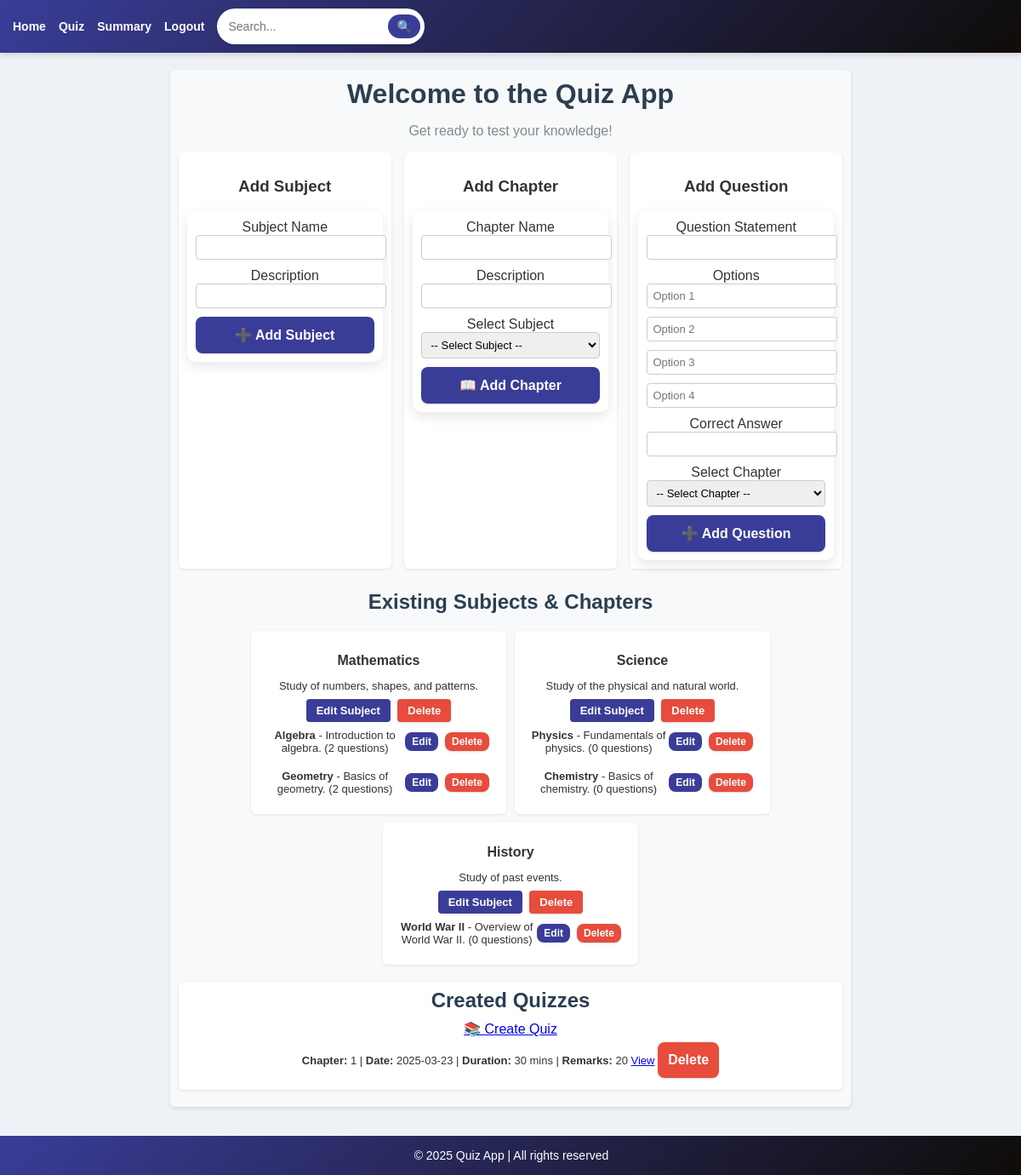
Page /admin_dashboard (signed in) on the committed database.
### models.py (models this page shows, shortened)
class Subject(db.Model):
    __tablename__ = 'subjects'
    id = db.Column(db.Integer, primary_key=True)
    subject_name = db.Column(db.String(80), unique=True, nullable=False)
    description = db.Column(db.String(255), nullable=True)
    chapters = db.relationship('Chapter', backref='subject', cascade="all, delete-orphan", lazy=True)

class Chapter(db.Model):
    __tablename__ = 'chapters'
    id = db.Column(db.Integer, primary_key=True)
    chapter_name = db.Column(db.String(80), unique=True, nullable=False)
    description = db.Column(db.String(255), nullable=True)
    subject_id = db.Column(db.Integer, db.ForeignKey('subjects.id'), nullable=False)
    quizzes = db.relationship('Quiz', back_populates='chapter', cascade="all, delete-orphan", lazy=True)
    questions = db.relationship('Question', back_populates='chapter', cascade="all, delete-orphan", lazy=True)

class Quiz(db.Model):
    __tablename__ = 'quiz'
    id = db.Column(db.Integer, primary_key=True)
    chapter_id = db.Column(db.Integer, db.ForeignKey('chapters.id'), nullable=False)
    name = db.Column(db.String(225), unique=True, nullable=False)
    date_of_quiz = db.Column(db.Date, nullable=True)
    time_duration = db.Column(db.Integer, nullable=True)
    remarks = db.Column(db.String(255), nullable=True)
    chapter = db.relationship('Chapter', back_populates='quizzes')
    scores = db.relationship('Score', backref='quiz', lazy=True)

### app.py (the view, shortened to what this page needs)
@app.route('/admin_dashboard', methods=['GET', 'POST'])
@admin_required
def admin_dashboard():
    subjects = Subject.query.all()
    chapters = Chapter.query.all()
    quizzes = Quiz.query.all()
    return render_template("admin_dashboard.html", subjects=subjects, chapters=chapters, quizzes=quizzes)

### app.py (called while the page is built)
def admin_required(f):
    @wraps(f)
    def decorated_function(*args, **kwargs):
        if "user_id" not in session or session.get('user_role') != 'admin':
            flash("Unauthorized access!", "danger")
            return redirect(url_for("login"))
        return f(*args, **kwargs)
    return decorated_function

### templates/admin_dashboard.html (shortened to what this page needs)
{% extends 'base.html' %}
{% block content %}
<div class="dashboard-container">
  <h1 class="text-center fw-bold">Welcome to the Quiz App</h1>
  <p class="text-center" style="color: #7f8c8d;">Get ready to test your knowledge!</p>
  <div class="forms-row">
    <div class="form-container">
      <h3 class="text-center">Add Subject</h3>
      <form method="POST">
        <label>Subject Name</label>
        <input type="text" name="subject_name" required>
        <label>Description</label>
        <input type="text" name="subject_description">
        <button type="submit">➕ Add Subject</button>
      </form>
    </div>
    <div class="form-container">
      <h3 class="text-center">Add Chapter</h3>
      <form method="POST">
        <label>Chapter Name</label>
        <input type="text" name="chapter_name" required>
        <label>Description</label>
        <input type="text" name="chapter_description">
        <label>Select Subject</label>
        <select name="subject_id" required>
          <option value="">-- Select Subject --</option>
        </select>
        <button type="submit">📖 Add Chapter</button>
      </form>
    </div>
    <div class="form-container">
      <h3 class="text-center">Add Question</h3>
      <form method="POST" action="{{ url_for('add_question') }}">
        <label>Question Statement</label>
        <input type="text" name="question_statement" required>
        <label>Options</label>
        <input type="text" name="option1" placeholder="Option 1" required>
        <input type="text" name="option2" placeholder="Option 2" required>
        <input type="text" name="option3" placeholder="Option 3" required>
        <input type="text" name="option4" placeholder="Option 4" required>
        <label>Correct Answer</label>
        <input type="text" name="correct_answer" required>
        <label>Select Chapter</label>
        <select name="chapter_id" required>
            <option value="">-- Select Chapter --</option>
        </select>
        <button type="submit">➕ Add Question</button>
      </form>
    </div>
  </div>
  <div class="subject-container">
    <h2 class="text-center">Existing Subjects & Chapters</h2>
    {% for subject in subjects %}
    <div class="subject-item">
      <h3 class="text-center">{{ subject.subject_name }}</h3>
      <p class="text-center text-muted">{{ subject.description }}</p>
      <div class="text-center">
        <a href="{{ url_for('edit_subject', subject_id=subject.id) }}" class="btn btn-warning"> Edit Subject</a>
        <form method="POST" action="{{ url_for('delete_subject', subject_id=subject.id) }}" class="inline-delete" style="display: inline;">
          <button type="submit" class="btn btn-danger" onclick="return confirm('Delete this subject?');">Delete</button>
        </form>
      </div>
      <div>
        {% for chapter in subject.chapters %}
          <div class="chapter-item">
            <span>
              <strong>{{ chapter.chapter_name }}</strong> - {{ chapter.description }} ({{ chapter.questions|length }} questions)
            </span>
            <div class="btn-actions">
              <a href="{{ url_for('edit_chapter', chapter_id=chapter.id) }}" class="btn btn-warning btn-sm"> Edit</a>
              <form method="POST" action="{{ url_for('delete_chapter', chapter_id=chapter.id) }}" class="inline-delete" style="display: inline;">
                <button type="submit" class="btn btn-danger btn-sm" onclick="return confirm('Delete this chapter?');">Delete</button>
              </form>
            </div>
          </div>
        {% endfor %}
      </div>
    </div>
    {% else %}
    <p class="text-center text-muted">No subjects available.</p>
    {% endfor %}
  </div>
  <div class="quiz-container" id="created-quizzes">
    <h2 class="text-center">Created Quizzes</h2>
    <div class="text-center">
      <a href="{{ url_for('create_quiz') }}" class="btn btn-primary">📚 Create Quiz</a>
    </div>
    {% if quizzes %}
    <ul>
      {% for quiz in quizzes %}
      <li>
        <strong>Chapter:</strong> {{ quiz.chapter_id }} |
        <strong>Date:</strong> {{ quiz.date_of_quiz }} |
        <strong>Duration:</strong> {{ quiz.time_duration }} mins |
        <strong>Remarks:</strong> {{ quiz.remarks }}
        <a href="{{ url_for('view_quiz', quiz_id=quiz.id) }}" class="btn btn-info">View</a>
        <form method="POST" action="{{ url_for('delete_quiz', quiz_id=quiz.id) }}" class="inline-delete" style="display: inline;">
          <button type="submit" class="btn btn-danger" onclick="return confirm('Delete this quiz?');">Delete</button>
        </form>
      </li>
      {% endfor %}
    </ul>
    {% else %}
    <p class="text-center text-muted">No quizzes available.</p>
    {% endif %}
  </div>
</div>
{% endblock %}

### templates/base.html (shortened to what this page needs)
<!DOCTYPE html>
<html lang="en">
<head>
</head>
<body>
    <nav>
        <ul>
            <li><a href="{{ url_for('index') }}">Home</a></li>
            <li><a href="{{ url_for('get_quiz') }}">Quiz</a></li>
            <li><a href="{{ url_for('summary') }}">Summary</a></li>
            <li><a href="{{ url_for('logout') }}">Logout</a></li>
            <li>
                <form action="{{ url_for('search') }}" method="GET" class="search-form">
                    <input type="text" name="query" placeholder="Search..." required>
                    <button type="submit">🔍</button>
                </form>
            </li>
        </ul>
    </nav>
    <main>
        {% block content %}
        {% endblock %}
    </main>
    <footer>
        <p>&copy; 2025 Quiz App | All rights reserved</p>
    </footer>
</body>
</html>

### templates/base.html (style rules this page uses)
form { background: white; padding: 10px; border-radius: 10px; box-shadow: 0px 5px 15px rgba(0, 0, 0, 0.1); }
input, select { border: 2px solid #3a3d98; border-radius: 10px; padding: 8px; }
button { font-size: 14px; font-weight: bold; padding: 8px 12px; }
body { font-family: 'Poppins', Arial, sans-serif; margin: 0; padding: 0; background-color: #eef1f6; color: #333; }
nav { background: linear-gradient(135deg, #3a3d98, #0f0c08); padding: 10px 15px; box-shadow: 0 4px 6px rgba(0, 0, 0, 0.1); }
nav ul { list-style: none; padding: 0; margin: 0; display: flex; align-items: center; }
nav ul li { margin-right: 15px; }
nav ul li a { color: white; text-decoration: none; font-weight: bold; font-size: 14px; transition: color 0.3s; }
.search-form { display: flex; align-items: center; background: white; border-radius: 25px; padding: 5px; box-shadow: 0 2px 4px rgba(0, 0, 0, 0.1); }
.search-form input { padding: 8px; border: none; border-radius: 25px; outline: none; width: 180px; font-size: 14px; }
.search-form button { padding: 6px 10px; background-color: #3a3d98; color: white; border: none; border-radius: 25px; cursor: pointer; font-size: 14px; transition: background 0.3s; }
main { padding: 20px; padding-bottom: 80px; text-align: center; max-width: 800px; margin: auto; }
footer { text-align: center; padding: 1px; background: linear-gradient(135deg, #3a3d98, #0f0c08); color: white; position: fixed; bottom: 0; width: 100%; font-size: 14px; }

### templates/admin_dashboard.html (style rules this page uses)
.dashboard-container { max-width: 100%; margin: auto; padding: 10px; background-color: #f8f9fa; border-radius: 6px; box-shadow: 0 2px 4px rgba(0, 0, 0, 0.1); }
h1, h2 { color: #2c3e50; margin: 0 0 10px; }
.forms-row { display: flex; gap: 10px; justify-content: space-between; flex-wrap: nowrap; margin-bottom: 15px; }
.form-container { background: #fff; padding: 10px; border-radius: 6px; box-shadow: 0 1px 3px rgba(0, 0, 0, 0.1); width: 32%; box-sizing: border-box; }
.form-container input, .form-container select { width: 100%; padding: 6px; margin-bottom: 10px; font-size: 13px; border: 1px solid #ccc; border-radius: 4px; transition: border-color 0.3s; }
.form-container button { display: block; width: 100%; padding: 0.75rem; font-size: 1rem; border: none; border-radius: 8px; cursor: pointer; background-color: #3a3d98; color: #fff; box-shadow: 0 1px 2px rgba(0, 0, 0, 0.15); transition: background 0.3s; }
.subject-item .btn-warning, .chapter-item .btn-warning { background-color: #3a3d98; color: #fff; transition: background-color 0.3s ease; }
.btn-danger { display: inline-block; padding: 0.75rem; font-size: 1rem; border: none; border-radius: 8px; cursor: pointer; background-color: #e74c3c; color: #fff; box-shadow: 0 1px 2px rgba(0, 0, 0, 0.15); transition: background 0.3s; }
.dashboard-container form.inline-delete { background: none; padding: 0; box-shadow: none; border: none; }
.subject-container { display: flex; flex-wrap: wrap; gap: 10px; justify-content: center; margin: 10px 0; padding: 10px; }
.subject-container h2 { width: 100%; text-align: center; margin-bottom: 10px; }
.subject-item { background-color: #fff; border-radius: 6px; box-shadow: 0 1px 3px rgba(0, 0, 0, 0.1); padding: 10px; width: 280px; text-align: center; }
.subject-item h3 { margin-bottom: 6px; font-size: 16px; }
.subject-item p { font-size: 13px; margin-bottom: 6px; }
.subject-item .btn { display: inline-block; padding: 6px 12px; font-size: 13px; font-weight: bold; border: none; border-radius: 4px; cursor: pointer; text-decoration: none; margin: 2px; }
.chapter-item { display: flex; justify-content: space-between; align-items: center; background: none; border-radius: 4px; padding: 6px 8px; margin-bottom: 6px; font-size: 13px; }
.btn-actions { display: flex; gap: 4px; align-items: center; }
.chapter-item .btn-sm { display: inline-block; padding: 4px 8px; font-size: 12px; font-weight: bold; border: none; border-radius: 8px; cursor: pointer; text-decoration: none; }
.quiz-container { background-color: #fff; padding: 8px 10px; margin: 10px 0; border-radius: 6px; box-shadow: 0 1px 3px rgba(0, 0, 0, 0.1); }
.quiz-container ul { list-style-type: none; padding: 0; margin: 0; }
.quiz-container li { padding: 6px 8px; border-bottom: 1px solid #e9ecef; font-size: 13px; }
.quiz-container li:last-child { border-bottom: none; }
.text-center { text-align: center; }

### rows in the picture
Subject: subject_name "Mathematics", description "Study of numbers, shapes, and patterns."
Chapter: chapter_name "Algebra", description "Introduction to algebra.", questions|length "2"
Chapter: chapter_name "Geometry", description "Basics of geometry.", questions|length "2"
Subject: subject_name "Science", description "Study of the physical and natural world."
Chapter: chapter_name "Physics", description "Fundamentals of physics.", questions|length "0"
Chapter: chapter_name "Chemistry", description "Basics of chemistry.", questions|length "0"
Subject: subject_name "History", description "Study of past events."
Chapter: chapter_name "World War II", description "Overview of World War II.", questions|length "0"
Quiz: chapter_id "1", date_of_quiz "2025-03-23", time_duration "30", remarks "20"
